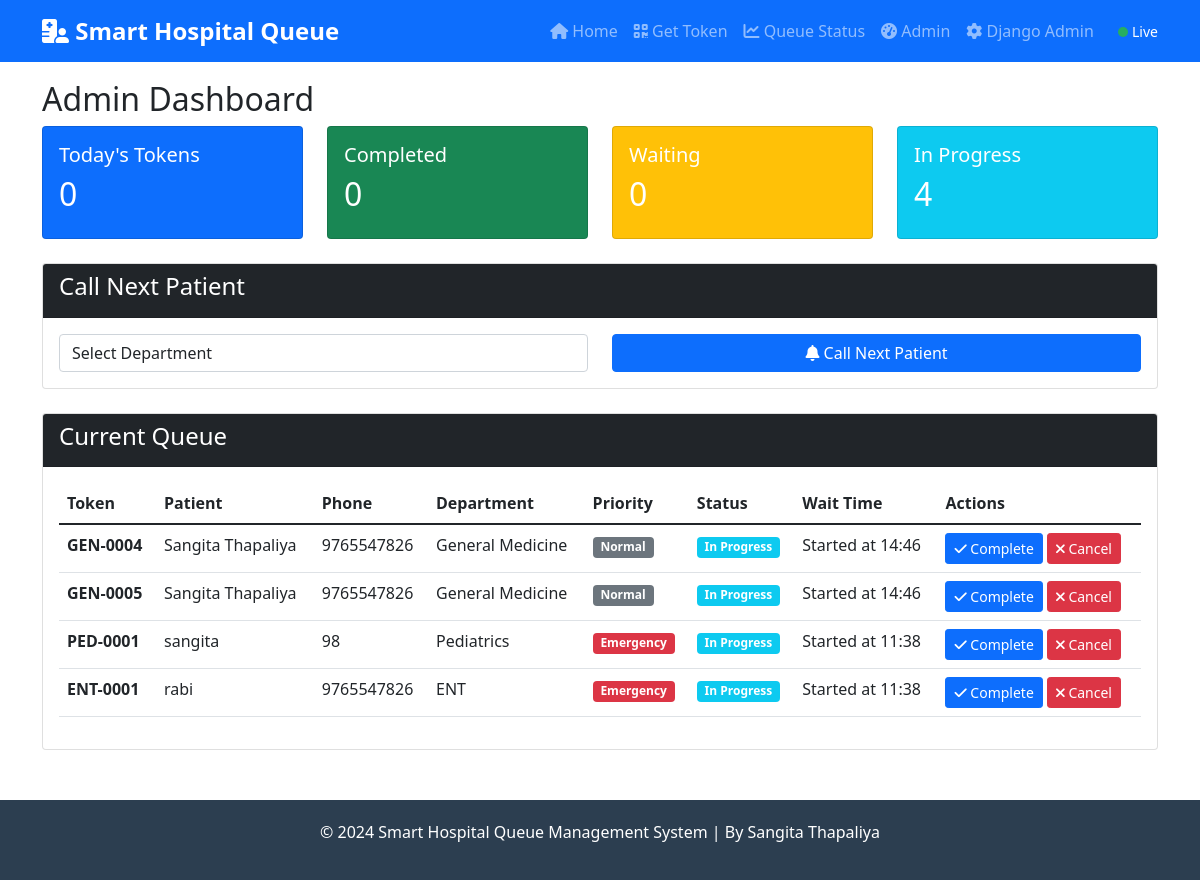
/admin-dashboard/ (signed in), run on the app's committed database.
### queue_system/models.py (models this page shows, shortened)
class Token(models.Model):
    STATUS_CHOICES = [
        ('waiting', 'Waiting'),
        ('in_progress', 'In Progress'),
        ('completed', 'Completed'),
        ('cancelled', 'Cancelled'),
    ]
    PRIORITY_CHOICES = [
        ('normal', 'Normal'),
        ('urgent', 'Urgent'),
        ('emergency', 'Emergency'),
    ]
    token_number = models.CharField(max_length=20, blank=True)
    department = models.ForeignKey(Department, on_delete=models.CASCADE)
    patient_name = models.CharField(max_length=100)
    patient_phone = models.CharField(max_length=15)
    patient_email = models.EmailField(blank=True)
    priority = models.CharField(max_length=20, choices=PRIORITY_CHOICES, default='normal')
    status = models.CharField(max_length=20, choices=STATUS_CHOICES, default='waiting')
    created_at = models.DateTimeField(auto_now_add=True)
    updated_at = models.DateTimeField(auto_now=True)  # Add this line
    start_time = models.DateTimeField(null=True, blank=True)
    end_time = models.DateTimeField(null=True, blank=True)
    predicted_wait_time = models.IntegerField(default=0)
    actual_wait_time = models.IntegerField(null=True, blank=True)

class Department(models.Model):
    name = models.CharField(max_length=100)
    code = models.CharField(max_length=10, unique=True)
    average_consultation_time = models.IntegerField(default=15)
    is_active = models.BooleanField(default=True)
    created_at = models.DateTimeField(auto_now_add=True)
    def get_waiting_count(self):
        return Token.objects.filter(department=self, status='waiting').count()

### queue_system/views.py (the view, shortened to what this page needs)
# urls.py: path('admin-dashboard/', views.admin_dashboard, name='admin_dashboard'),
@staff_member_required
def admin_dashboard(request):
    tokens = Token.objects.filter(
        status__in=['waiting', 'in_progress']
    ).select_related('department').order_by('-priority', 'created_at')
    departments = Department.objects.filter(is_active=True)
    stats = {
        'total_today': Token.objects.filter(created_at__date=timezone.now().date()).count(),
        'completed_today': Token.objects.filter(
            status='completed',
            created_at__date=timezone.now().date()
        ).count(),
        'waiting_now': Token.objects.filter(status='waiting').count(),
        'in_progress_now': Token.objects.filter(status='in_progress').count(),
    }
    context = {
        'tokens': tokens,
        'departments': departments,
        'stats': stats,
    }
    return render(request, 'queue_system/admin_dashboard.html', context)

### queue_system/templates/queue_system/admin_dashboard.html (shortened to what this page needs)
{% extends 'queue_system/base.html' %}
{% block content %}
<h2>Admin Dashboard</h2>
<div class="row mb-4">
    <div class="col-md-3">
        <div class="card text-white bg-primary">
            <div class="card-body">
                <h5>Today's Tokens</h5>
                <h2>{{ stats.total_today }}</h2>
            </div>
        </div>
    </div>
    <div class="col-md-3">
        <div class="card text-white bg-success">
            <div class="card-body">
                <h5>Completed</h5>
                <h2>{{ stats.completed_today }}</h2>
            </div>
        </div>
    </div>
    <div class="col-md-3">
        <div class="card text-white bg-warning">
            <div class="card-body">
                <h5>Waiting</h5>
                <h2>{{ stats.waiting_now }}</h2>
            </div>
        </div>
    </div>
    <div class="col-md-3">
        <div class="card text-white bg-info">
            <div class="card-body">
                <h5>In Progress</h5>
                <h2>{{ stats.in_progress_now }}</h2>
            </div>
        </div>
    </div>
</div>
<div class="card mb-4">
    <div class="card-header bg-dark text-white">
        <h4>Call Next Patient</h4>
    </div>
    <div class="card-body">
        <form method="post" class="row">
            <div class="col-md-6">
                <select name="department_id" class="form-control" required>
                    <option value="">Select Department</option>
                </select>
            </div>
            <div class="col-md-6">
                <button type="submit" name="action" value="call_next" class="btn btn-primary w-100">
                    <i class="fas fa-bell"></i> Call Next Patient
                </button>
            </div>
        </form>
    </div>
</div>
<div class="card">
    <div class="card-header bg-dark text-white">
        <h4>Current Queue</h4>
    </div>
    <div class="card-body">
        <div class="table-responsive">
            <table class="table table-hover">
                <thead>
                    <tr>
                        <th>Token</th>
                        <th>Patient</th>
                        <th>Phone</th>
                        <th>Department</th>
                        <th>Priority</th>
                        <th>Status</th>
                        <th>Wait Time</th>
                        <th>Actions</th>
                    </tr>
                </thead>
                <tbody>
                    {% for token in tokens %}
                    <tr>
                        <td><strong>{{ token.token_number }}</strong></td>
                        <td>{{ token.patient_name }}</td>
                        <td>{{ token.patient_phone }}</td>
                        <td>{{ token.department.name }}</td>
                        <td>
                            <span class="badge
                                {% if token.priority == 'emergency' %}bg-danger
                                {% elif token.priority == 'urgent' %}bg-warning
                                {% else %}bg-secondary{% endif %}">
                                {{ token.get_priority_display }}
                            </span>
                        </td>
                        <td>
                            <span class="badge
                                {% if token.status == 'waiting' %}bg-warning
                                {% elif token.status == 'in_progress' %}bg-info
                                {% elif token.status == 'completed' %}bg-success
                                {% else %}bg-danger{% endif %}">
                                {{ token.get_status_display }}
                            </span>
                        </td>
                        <td>
                            {% if token.status == 'waiting' %}
                                {{ token.predicted_wait_time }} min est.
                            {% elif token.status == 'in_progress' %}
                                Started at {{ token.start_time|time:"H:i" }}
                            {% else %}
                                {{ token.actual_wait_time|default:"-" }} min
                            {% endif %}
                        </td>
                        <td>
                            <form method="post" style="display: inline;">
                                {% if token.status == 'waiting' %}
                                <button type="submit" name="action" value="start" class="btn btn-sm btn-success">
                                    <i class="fas fa-play"></i> Start
                                </button>
                                {% elif token.status == 'in_progress' %}
                                <button type="submit" name="action" value="complete" class="btn btn-sm btn-primary">
                                    <i class="fas fa-check"></i> Complete
                                </button>
                                {% endif %}
                                {% if token.status != 'completed' %}
                                <button type="submit" name="action" value="cancel" class="btn btn-sm btn-danger"
                                        onclick="return confirm('Cancel {{ token.token_number }}?')">
                                    <i class="fas fa-times"></i> Cancel
                                </button>
                                {% endif %}
                            </form>
                        </td>
                    </tr>
                    {% endfor %}
                </tbody>
            </table>
        </div>
    </div>
</div>
{% endblock %}

### data on the page
Token: token_number "GEN-0004", patient_name "Sangita Thapaliya", patient_phone "9765547826", department.name "General Medicine", priority "Normal", status "In Progress", start_time "14:46", shows "Complete"
Token: token_number "GEN-0005", patient_name "Sangita Thapaliya", patient_phone "9765547826", department.name "General Medicine", priority "Normal", status "In Progress", start_time "14:46", shows "Complete"
Token: token_number "PED-0001", patient_name "sangita", patient_phone "98", department.name "Pediatrics", priority "Emergency", status "In Progress", start_time "11:38", shows "Complete"
Token: token_number "ENT-0001", patient_name "rabi", patient_phone "9765547826", department.name "ENT", priority "Emergency", status "In Progress", start_time "11:38", shows "Complete"

### other printed values
{{ stats.total_today }} "0"
{{ stats.completed_today }} "0"
{{ stats.waiting_now }} "0"
{{ stats.in_progress_now }} "4"
